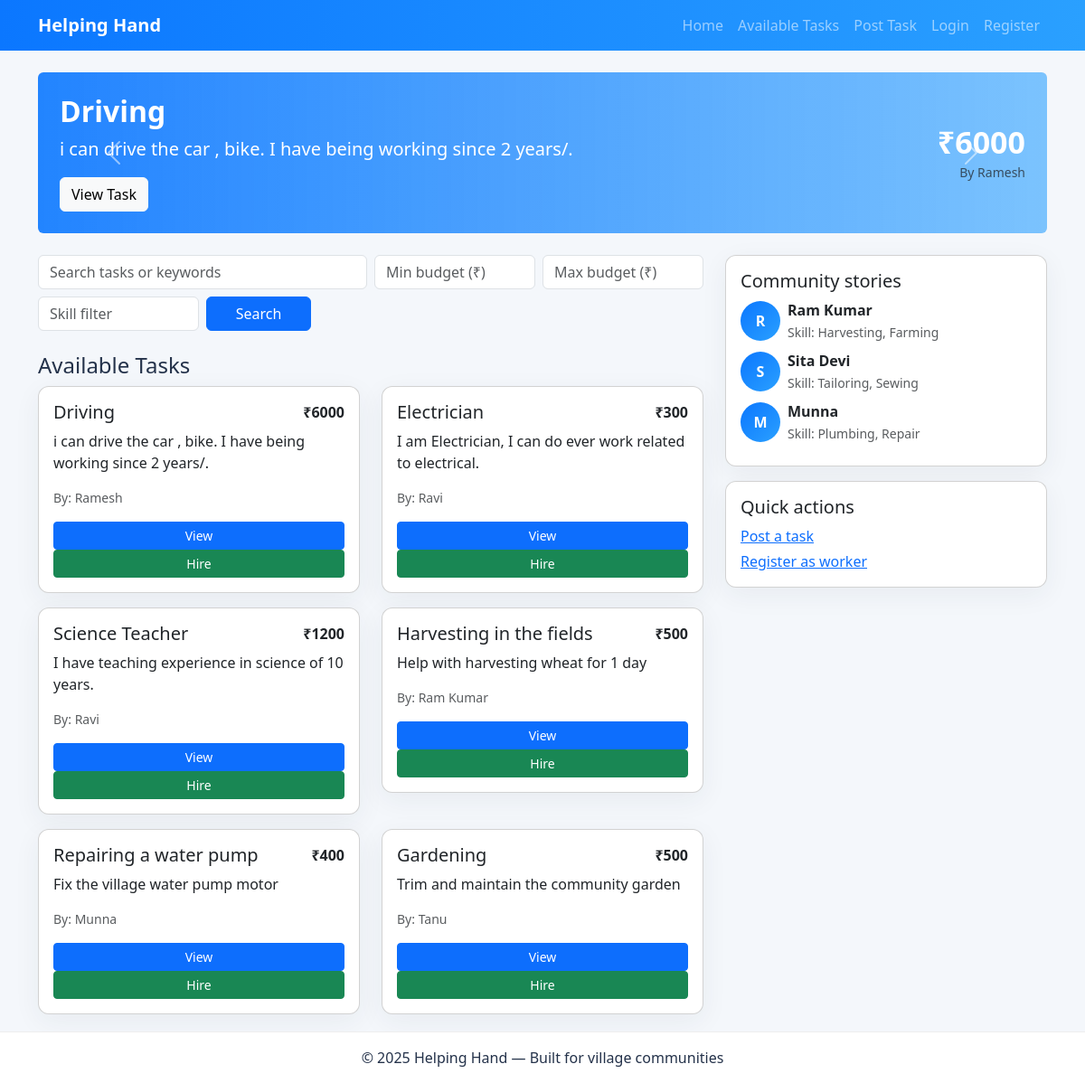
The page / on the database its author committed.
### tables this page shows
CREATE TABLE tasks (
    id INTEGER PRIMARY KEY AUTOINCREMENT,
    title TEXT NOT NULL,
    description TEXT,
    budget TEXT,
    user_id INTEGER,
    status TEXT DEFAULT 'open',
    created_at TEXT,
    FOREIGN KEY (user_id) REFERENCES users(id) ON DELETE SET NULL
);

CREATE TABLE users (
    id INTEGER PRIMARY KEY AUTOINCREMENT,
    name TEXT NOT NULL,
    email TEXT UNIQUE NOT NULL,
    password TEXT NOT NULL,
    skills TEXT,
    role TEXT DEFAULT 'worker',
    rating REAL DEFAULT 5,
    created_at TEXT
);

### app.py (the view)
@app.route('/')
def index():
    featured = query_db('SELECT t.*, u.name as poster_name FROM tasks t LEFT JOIN users u ON t.user_id = u.id ORDER BY t.id DESC LIMIT 3')
    tasks = query_db('SELECT t.*, u.name as poster_name FROM tasks t LEFT JOIN users u ON t.user_id = u.id ORDER BY t.created_at DESC LIMIT 6')
    stories = query_db('SELECT * FROM users WHERE role = ? LIMIT 3', ('worker',))
    return render_template('index.html', featured=featured, tasks=tasks, stories=stories)

### app.py (called while the page is built)
def get_db():
    db = getattr(g, '_database', None)
    if db is None:
        db = g._database = sqlite3.connect(DATABASE)
        db.row_factory = sqlite3.Row
    return db

@app.teardown_appcontext
def close_connection(exception):
    db = getattr(g, '_database', None)
    if db is not None:
        db.close()

def query_db(query, args=(), one=False):
    cur = get_db().execute(query, args)
    rv = cur.fetchall()
    cur.close()
    return (rv[0] if rv else None) if one else rv

### templates/index.html
{% extends "base.html" %}
{% block content %}
<div id="featuredCarousel" class="carousel slide mb-4" data-bs-ride="carousel">
  <div class="carousel-inner">
    {% for i, f in enumerate(featured) %}
      <div class="carousel-item {% if i==0 %}active{% endif %}">
        <div class="d-flex hero-slide align-items-center p-4 rounded">
          <div class="flex-grow-1">
            <h2 class="fw-bold">{{ f['title'] }}</h2>
            <p class="lead">{{ f['description'] }}</p>
            <a class="btn btn-light" href="{{ url_for('task_detail', task_id=f['id']) }}">View Task</a>
          </div>
          <div class="text-end ms-3">
            <div class="display-6 fw-bold">₹{{ f['budget'] }}</div>
            <small class="text-muted">By {{ f['poster_name'] or 'Community' }}</small>
          </div>
        </div>
      </div>
    {% endfor %}
  </div>
  <button class="carousel-control-prev" type="button" data-bs-target="#featuredCarousel" data-bs-slide="prev">
    <span class="carousel-control-prev-icon"></span>
  </button>
  <button class="carousel-control-next" type="button" data-bs-target="#featuredCarousel" data-bs-slide="next">
    <span class="carousel-control-next-icon"></span>
  </button>
</div>
<div class="row mb-3">
  <div class="col-md-8">
    <form action="{{ url_for('search') }}" class="row g-2">
      <div class="col-md-6"><input class="form-control" name="q" placeholder="Search tasks or keywords"></div>
      <div class="col-md-3"><input class="form-control" name="minb" placeholder="Min budget (₹)"></div>
      <div class="col-md-3"><input class="form-control" name="maxb" placeholder="Max budget (₹)"></div>
      <div class="col-md-3 mt-2"><input class="form-control" name="skill" placeholder="Skill filter"></div>
      <div class="col-md-2 mt-2"><button class="btn btn-primary w-100">Search</button></div>
    </form>
    <h4 class="mt-4">Available Tasks</h4>
    <div class="row">
      {% for t in tasks %}
        <div class="col-md-6">
          <div class="card mb-3 p-3 hover-card">
            <div class="d-flex justify-content-between">
              <h5>{{ t['title'] }}</h5>
              <div class="fw-bold">₹{{ t['budget'] }}</div>
            </div>
            <p>{{ t['description'] }}</p>
            <p class="small text-muted">By: {{ t['poster_name'] or 'Unknown' }}</p>
            <a class="btn btn-sm btn-primary" href="{{ url_for('task_detail', task_id=t['id']) }}">View</a>
            <a class="btn btn-sm btn-success" href="{{ url_for('hire', task_id=t['id']) }}">Hire</a>
          </div>
        </div>
      {% endfor %}
    </div>
  </div>
  <div class="col-md-4">
    <div class="card p-3 mb-3">
      <h5>Community stories</h5>
      {% for s in stories %}
        <div class="d-flex align-items-center mb-2">
          <div class="avatar me-2">{{ s['name'][0]|upper }}</div>
          <div>
            <div class="fw-bold">{{ s['name'] }}</div>
            <small class="text-muted">Skill: {{ s['skills'] or 'Various' }}</small>
          </div>
        </div>
      {% endfor %}
    </div>
    <div class="card p-3">
      <h5>Quick actions</h5>
      <a class="d-block mb-1" href="{{ url_for('post_task') }}">Post a task</a>
      <a class="d-block" href="{{ url_for('register') }}">Register as worker</a>
    </div>
  </div>
</div>
{% endblock %}

### templates/base.html (shortened to what this page needs)
<!doctype html>
<html lang="en">
  <head>
    <link href="https://cdn.jsdelivr.net/npm/bootstrap@5.3.2/dist/css/bootstrap.min.css" rel="stylesheet">
    <link rel="stylesheet" href="{{ url_for('static', filename='styles.css') }}">
  </head>
  <body>
    <nav class="navbar navbar-expand-lg navbar-dark nav-gradient">
      <div class="container">
        <a class="navbar-brand fw-bold" href="{{ url_for('index') }}">Helping Hand</a>
        <div class="collapse navbar-collapse" id="navmenu">
          <ul class="navbar-nav ms-auto">
            <li class="nav-item"><a class="nav-link" href="{{ url_for('index') }}">Home</a></li>
            <li class="nav-item"><a class="nav-link" href="{{ url_for('tasks') }}">Available Tasks</a></li>
            <li class="nav-item"><a class="nav-link" href="{{ url_for('post_task') }}">Post Task</a></li>
            {% if session.get('user_id') %}
              <li class="nav-item"><a class="nav-link" href="{{ url_for('dashboard') }}">Dashboard</a></li>
              <li class="nav-item"><a class="nav-link" href="{{ url_for('notifications') }}">Notifications</a></li>
              {% if session.get('role')=='admin' %}
                <li class="nav-item"><a class="nav-link" href="{{ url_for('admin') }}">Admin</a></li>
              {% endif %}
              <li class="nav-item"><a class="nav-link" href="{{ url_for('logout') }}">Logout</a></li>
            {% else %}
              <li class="nav-item"><a class="nav-link" href="{{ url_for('login') }}">Login</a></li>
              <li class="nav-item"><a class="nav-link" href="{{ url_for('register') }}">Register</a></li>
            {% endif %}
          </ul>
        </div>
      </div>
    </nav>
    <div class="container mt-4 mb-5">
      {% block content %}{% endblock %}
    </div>
    <footer class="site-footer">
      <div class="container text-center py-3">
        &copy; {{ 2025 }} Helping Hand — Built for village communities
      </div>
    </footer>
  </body>
</html>

### static/styles.css (style rules this page uses)
:root { --primary:#0b77ff;--primary-dark:#0759cc;--muted:#6c757d;--radius:12px; }
body { background:#f4f7fb;font-family:system-ui,Segoe UI,Roboto,Arial;color:#24324a;margin-bottom:60px; }
.nav-gradient { background:linear-gradient(90deg,#0b77ff,#2aa0ff); }
.navbar-brand { color:white!important; }
.hero-slide { background:linear-gradient(90deg, rgba(11,119,255,0.9), rgba(42,160,255,0.6)); color:white; border-radius:10px; }
.card { border-radius:var(--radius);box-shadow:0 8px 30px rgba(36,50,74,0.06); }
.avatar { width:44px;height:44px;border-radius:50%;background:linear-gradient(135deg,#0b77ff,#2aa0ff);color:white;display:flex;align-items:center;justify-content:center;font-weight:700; }
.hover-card { transition:transform .15s ease, box-shadow .15s ease; }
.site-footer { position:fixed;left:0;right:0;bottom:0;background:#ffffff;border-top:1px solid #eee; }
.hero-slide .display-6 { font-size:34px; }

### rows shown on the page
tasks: title "Driving", description "i can drive the car , bike. I have being working since 2 years/.", budget "6000", name "Ramesh"
tasks: title "Electrician", budget "300", description "I am Electrician, I can do ever work related to electrical.", name "Ravi"
tasks: title "Science Teacher", budget "1200", description "I have teaching experience in science of 10 years.", name "Ravi"
tasks: title "Harvesting in the fields", budget "500", description "Help with harvesting wheat for 1 day", name "Ram Kumar"
tasks: title "Repairing a water pump", budget "400", description "Fix the village water pump motor", name "Munna"
tasks: title "Gardening", budget "500", description "Trim and maintain the community garden", name "Tanu"
users: name "R", name "Ram Kumar", skills "Harvesting, Farming"
users: name "S", name "Sita Devi", skills "Tailoring, Sewing"
users: name "M", name "Munna", skills "Plumbing, Repair"

### other values the page prints
{{ 2025 }} "2025"
